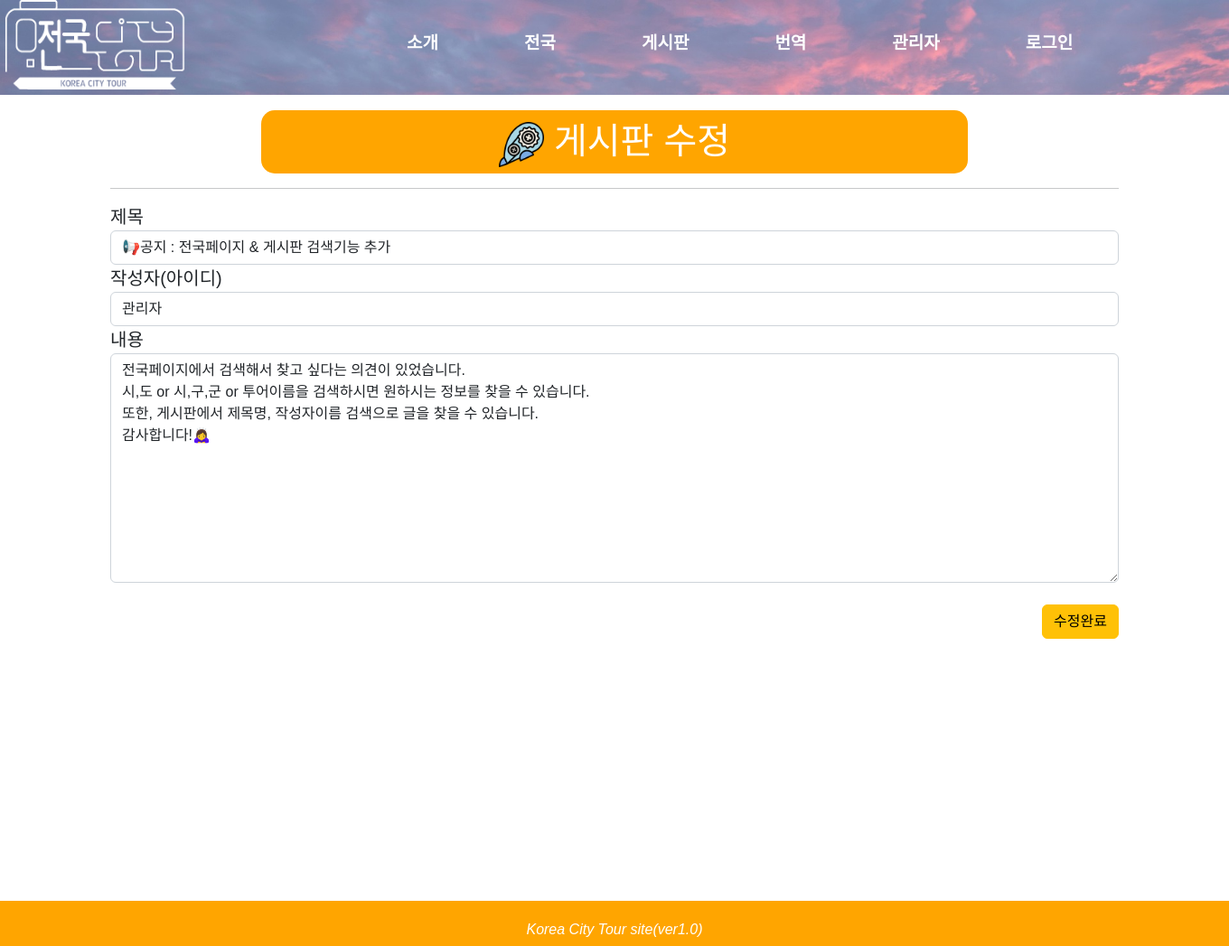
/board/board/23/update/, run on the app's committed database.
### board/models.py (models this page shows, shortened)
class Notice1(models.Model):
    title = models.CharField(max_length=50)
    name = models.CharField(max_length=20)
    contents = models.TextField()
    time = models.DateTimeField(auto_now_add=True)

### board/views.py (the view)
# urls.py: path('board/<int:post_id>/update/', views.update, name="update"),
def update(request, post_id):
      post = Notice1.objects.get(id=post_id)
      if request.method == "POST":
            post.title = request.POST['title']
            post.name = request.POST['name']
            post.contents = request.POST['contents']
            post.save()
            return redirect('/board/board/' + str(post.id), {'post': post})
      else:
            context = {'post':post}
            return render(request, 'update.html', context)

### board/templates/update.html (shortened to what this page needs)
{% extends "base.html" %}
{% block head %}
    <link href="https://cdn.jsdelivr.net/npm/bootstrap@5.2.2/dist/css/bootstrap.min.css" rel="stylesheet">
{% endblock %}
{% block contents %}
    <div class = "container">
        <div class = "page_title" style ="text-align : center">
            <h1 style = "text-align:center; color:white"><img src = "/static/images/update.png" width = 50px height = 50px> 게시판 수정</h1><br>
        </div><hr>
            <form method="POST" class="post-form my-3">
            <div class="form-group">
                <label for="title" style="font-size:20px">제목</label>
                <input type="text" value = "{{ post.title }}" class="form-control" name="title" id="title" required>
            </div>
            <div class="form-group">
                <label for="name" style="font-size:20px">작성자(아이디)</label>
                <input type="text" value = "{{ post.name }}" class="form-control" name="name" id="name" required>
            </div>
            <div class="form-group">
                <label for="contents" style="font-size:20px">내용</label>
                <textarea class="form-control" rows="10" cols="50" name="contents" id="contents" required>{{post.contents}}</textarea>
            </div>
            <br>
            <input type="submit" class="btn btn-warning" style="float: right;" value="수정완료">
        </form>
    </div>
    <div id = 'wrapper'>
    </div>
    <footer>
        <p><em>Korea City Tour site(ver1.0)</em></p>
    </footer>
{% endblock %}

### data on the page
Notice1: title "📢공지 : 전국페이지 & 게시판 검색기능 추가", name "관리자", contents "전국페이지에서 검색해서 찾고 싶다는 의견이 있었습니다. 시,도 or 시,구,군 or 투어이름을 검색하시면 원하시는 정보를 찾을 수 있습니다. 또한, 게시판에서 제목명, 작성자이름 검색으로 글을 찾을 수 있습니다. 감사합니다!🙇‍♀️"
